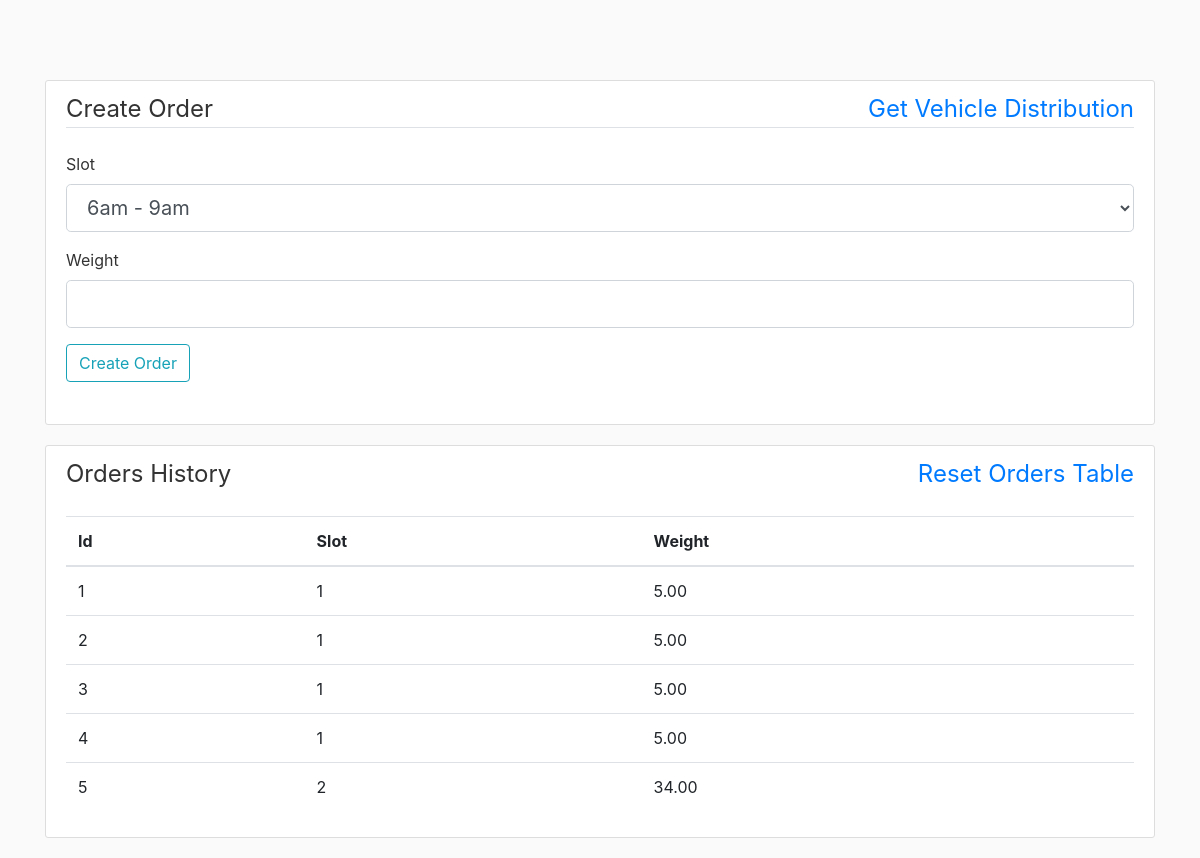
The page / on the database its author committed.
### app.py (models this page shows, shortened)
class Orders(db.Model):
    __table_args__ = ( db.CheckConstraint('slot in (1, 2, 3, 4)'), )
    id = db.Column(db.Integer, primary_key = True)
    weight = db.Column(db.DECIMAL(5, 2), nullable=False)
    slot = db.Column(db.Integer, nullable=False)
    vehicle_id = db.Column(db.Integer, db.ForeignKey('vehicles.id'), default=0)

### app.py (the view, shortened to what this page needs)
@app.route('/', methods=['GET', 'POST'])
def home():
    form = OrderForm()
    orders = Orders.query.all()
    return render_template('index.html', form=form, orders=orders)

### forms.py
class OrderForm(FlaskForm):
    slot = SelectField('Slot', choices=[('1', '6am - 9am'), ('2', '9am - 1pm'), ('3', '4pm - 7pm'), ('4', '7pm - 11pm')])
    weight = DecimalField('Weight', validators=[NumberRange(min=0, max=100, message="Weight should be in range 0.01 Kg to 100 Kg"), InputRequired()])
    submit = SubmitField('Create Order')

### templates/index.html (shortened to what this page needs)
<!doctype html>
<html lang="en">
  <head>
    <link rel="stylesheet" href="https://stackpath.bootstrapcdn.com/bootstrap/4.5.2/css/bootstrap.min.css">
    <link rel="stylesheet" type="text/css" href="{{ url_for('static', filename='style.css') }}">
  </head>
  <body>
    <div class="container">
      <div class="content-section">
        <form method="POST" action="">
          <fieldset class="form-group">
            <legend class="border-bottom mb-4">Create Order<span class="float-right"><a href="{{ url_for('vehicle_distribution') }}">Get Vehicle Distribution</a></span></legend>
            <div class="form-group">
              {{form.slot.label(class="form-control-label")}}
              {{form.slot(class="form-control form-control-lg")}}
            </div>
            <div class="form-group">
              {{form.weight.label(class="form-control-label")}}
              {% if form.weight.errors %}
    					{{ form.weight(class="form-control form-control-lg is-invalid") }}
    					<div class="invalid-feedback">
    						{% for error in form.weight.errors %}
    							<span> {{ error }}</span>
    						{% endfor %}
    					</div>
    				{% else %}
              {{form.weight(class="form-control form-control-lg")}}
    				{% endif %}
            </div>
            <div class="form-group">
              {{form.submit(class="btn btn-outline-info")}}
            </div>
          </fieldset>
        </form>
      </div>
      <div class="content-section">
        <legend class="mb-4">Orders History<span class="float-right"><a href="{{ url_for('reset_table') }}">Reset Orders Table</a></span></legend>
        <table class="table table-hover">
          <thead>
            <tr>
              <th scope="col">Id</th>
              <th scope="col">Slot</th>
              <th scope="col">Weight</th>
            </tr>
          </thead>
          <tbody>
            {% for order in orders %}
              <tr>
                <td scope="col">{{order.id}}</td>
                <td scope="col">{{order.slot}}</td>
                <td scope="col">{{order.weight}}</td>
              </tr>
            {% endfor %}
          </tbody>
        </table>
      </div>
    </div>
  </body>
</html>

### static/style.css (style rules this page uses)
body { background: #fafafa; color: #333333; margin-top: 5rem; }
.content-section { background: #ffffff; padding: 10px 20px; border: 1px solid #dddddd; border-radius: 3px; margin-bottom: 20px; }

### rows shown on the page
Orders: id "1", slot "1", weight "5.00"
Orders: id "2", slot "1", weight "5.00"
Orders: id "3", slot "1", weight "5.00"
Orders: id "4", slot "1", weight "5.00"
Orders: id "5", slot "2", weight "34.00"
